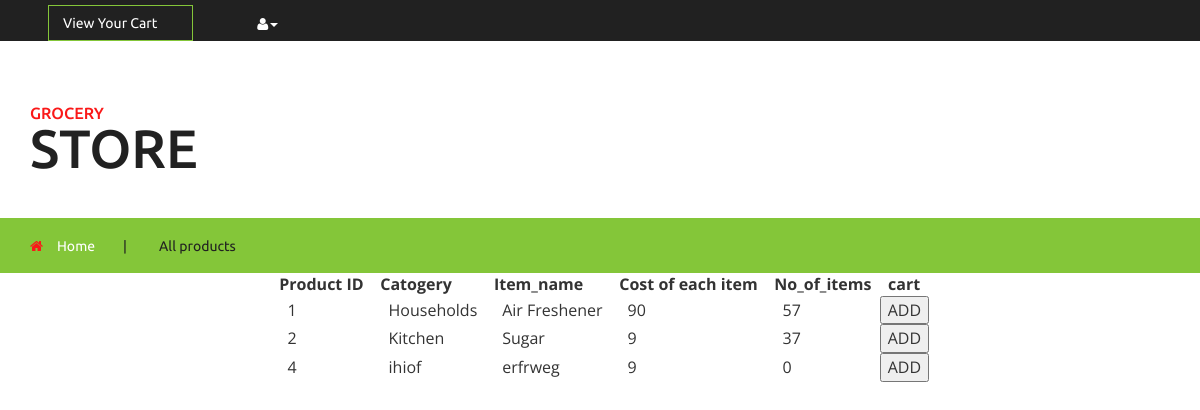
/products.php, run on the app's committed database.
### tables this page shows
CREATE TABLE `products` (
  `ID` int(10) NOT NULL,
  `catogery` varchar(20) NOT NULL,
  `Item_name` varchar(20) NOT NULL,
  `cost` int(10) NOT NULL,
  `no_of_items` int(10) NOT NULL
);

### products.php (the view, shortened to what this page needs)
<!DOCTYPE html>
<html>
<head>
<link href="css/bootstrap.css" rel="stylesheet" type="text/css" media="all" />
<link href="css/style.css" rel="stylesheet" type="text/css" media="all" />
<link href="css/font-awesome.css" rel="stylesheet" type="text/css" media="all" />
</head>
<body>
	<div class="agileits_header">
		<div class="product_list_header">
			<form action="#" method="post" class="last">
                <fieldset>
                    <a href="show_cart.php"><input type="button" value="View your cart" class="button" /></a>
                </fieldset>
            </form>
		</div>
		<div class="w3l_header_right">
			<ul>
				<li class="dropdown profile_details_drop">
					<a href="#" class="dropdown-toggle" data-toggle="dropdown"><i class="fa fa-user" aria-hidden="true"></i><span class="caret"></span></a>
				</li>
			</ul>
		</div>
		<div class="clearfix"> </div>
	</div>
	<div class="logo_products">
		<div class="container">
			<div class="w3ls_logo_products_left">
				<h1><a href="index.php"><span>Grocery</span> Store</a></h1>
			</div>
			<div class="clearfix"> </div>
		</div>
	</div>
	<div class="products-breadcrumb">
		<div class="container">
			<ul>
				<li><i class="fa fa-home" aria-hidden="true"></i><a href="index.php">Home</a><span>|</span></li>
				<li>All products</li>
			</ul>
		</div>
	</div>
	<?php
   $db="grocery";
   $connect = mysqli_connect('localhost','root','',$db);
   $query = mysqli_query($connect,"SELECT * FROM products");
      echo "<center>";
      ?><table cellpadding="5" cellspacing="5">
      	<?php
      echo "<tr>";
      echo "<th>"; echo "&nbsp"; echo "&nbsp";echo "Product ID"; echo "&nbsp"; echo "&nbsp";echo "</th>";
      echo "<th>"; echo "&nbsp"; echo "&nbsp";echo "Catogery"; echo "&nbsp"; echo "&nbsp";echo "</th>";
      echo "<th>"; echo "&nbsp"; echo "&nbsp";echo "Item_name"; echo "&nbsp"; echo "&nbsp";echo "</th>";
      echo "<th>"; echo "&nbsp"; echo "&nbsp";echo "Cost of each item"; echo "&nbsp"; echo "&nbsp";echo "</th>";
      echo "<th>"; echo "&nbsp"; echo "&nbsp";echo "No_of_items"; echo "&nbsp"; echo "&nbsp";echo "</th>";
      echo "<th>";echo "&nbsp"; echo "&nbsp"; echo "cart"; echo "&nbsp"; echo "&nbsp";echo "</th>";
      echo "</tr>";
 while ($row = mysqli_fetch_array ($query)) {
      echo "<tr>";
      echo "<td>"; echo "&nbsp"; echo "&nbsp";echo "&nbsp"; echo "&nbsp";echo $row["ID"];echo "&nbsp"; echo "&nbsp"; echo "</td>";
      echo "<td>"; echo "&nbsp"; echo "&nbsp";echo "&nbsp"; echo "&nbsp";echo $row["catogery"]; echo "&nbsp"; echo "&nbsp";echo "</td>";
      echo "<td>"; echo "&nbsp"; echo "&nbsp";echo "&nbsp"; echo "&nbsp";echo $row["Item_name"]; echo "&nbsp"; echo "&nbsp";echo "</td>";
      echo "<td>"; echo "&nbsp"; echo "&nbsp";echo "&nbsp"; echo "&nbsp";echo $row["cost"]; echo "&nbsp"; echo "&nbsp";echo "</td>";
      echo "<td>";echo "&nbsp"; echo "&nbsp";echo "&nbsp"; echo "&nbsp"; echo $row["no_of_items"]; echo "&nbsp"; echo "&nbsp";echo "</td>";
      echo "<td>"; ?><form action="add_to_cart.php" method="post" enctype="multipart/form-data">
        <input type="submit" name="submit" value="ADD"/>
    </form>
      <?php echo "</td>";
      echo "</tr>";
  }
  echo "</table>";
  echo "</center>";
?>
</body>
</html>

### data on the page
products: ID "1", catogery "Households", Item_name "Air Freshener", cost "90", no_of_items "57"
products: ID "2", catogery "Kitchen", Item_name "Sugar", cost "9", no_of_items "37"
products: ID "4", catogery "ihiof", Item_name "erfrweg", cost "9", no_of_items "0"
